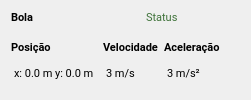
                <widget class="QFrame" name="ballInfo">
                 <property name="sizePolicy">
                  <sizepolicy hsizetype="Expanding" vsizetype="Preferred">
                   <horstretch>0</horstretch>
                   <verstretch>0</verstretch>
                  </sizepolicy>
                 </property>
                 <property name="minimumSize">
                  <size>
                   <width>251</width>
                   <height>0</height>
                  </size>
                 </property>
                 <property name="frameShape">
                  <enum>QFrame::Shape::NoFrame</enum>
                 </property>
                 <property name="lineWidth">
                  <number>1</number>
                 </property>
                 <layout class="QVBoxLayout" name="verticalLayout_9">
                  <property name="topMargin">
                   <number>3</number>
                  </property>
                  <item>
                   <widget class="QFrame" name="ballInfoHeader">
                    <property name="sizePolicy">
                     <sizepolicy hsizetype="Expanding" vsizetype="Fixed">
                      <horstretch>0</horstretch>
                      <verstretch>0</verstretch>
                     </sizepolicy>
                    </property>
                    <property name="frameShape">
                     <enum>QFrame::Shape::NoFrame</enum>
                    </property>
                    <layout class="QHBoxLayout" name="horizontalLayout_10">
                     <property name="spacing">
                      <number>0</number>
                     </property>
                     <property name="leftMargin">
                      <number>0</number>
                     </property>
                     <property name="topMargin">
                      <number>0</number>
                     </property>
                     <property name="rightMargin">
                      <number>0</number>
                     </property>
                     <property name="bottomMargin">
                      <number>0</number>
                     </property>
                     <item>
                      <widget class="QLabel" name="ballInfoTitle">
                       <property name="font">
                        <font>
                         <family>Roboto</family>
                         <pointsize>8</pointsize>
                         <bold>true</bold>
                        </font>
                       </property>
                       <property name="text">
                        <string>Bola</string>
                       </property>
                      </widget>
                     </item>
                     <item>
                      <spacer name="ballInfoSpacer">
                       <property name="orientation">
                        <enum>Qt::Orientation::Vertical</enum>
                       </property>
                       <property name="sizeHint" stdset="0">
                        <size>
                         <width>40</width>
                         <height>20</height>
                        </size>
                       </property>
                      </spacer>
                     </item>
                     <item>
                      <widget class="QLabel" name="ballInfoStatus">
                       <property name="font">
                        <font>
                         <family>Roboto</family>
                         <pointsize>8</pointsize>
                         <bold>false</bold>
                        </font>
                       </property>
                       <property name="text">
                        <string>&lt;html&gt;&lt;head/&gt;&lt;body&gt;&lt;p&gt;&lt;span style=&quot; color:#3e7239;&quot;&gt;Status&lt;/span&gt;&lt;/p&gt;&lt;/body&gt;&lt;/html&gt;</string>
                       </property>
                      </widget>
                     </item>
                    </layout>
                   </widget>
                  </item>
                  <item>
                   <widget class="QFrame" name="ballInfoBox">
                    <property name="sizePolicy">
                     <sizepolicy hsizetype="Fixed" vsizetype="Fixed">
                      <horstretch>0</horstretch>
                      <verstretch>0</verstretch>
                     </sizepolicy>
                    </property>
                    <property name="frameShape">
                     <enum>QFrame::Shape::NoFrame</enum>
                    </property>
                    <layout class="QHBoxLayout" name="horizontalLayout_11">
                     <property name="leftMargin">
                      <number>0</number>
                     </property>
                     <property name="topMargin">
                      <number>0</number>
                     </property>
                     <property name="rightMargin">
                      <number>0</number>
                     </property>
                     <property name="bottomMargin">
                      <number>0</number>
                     </property>
                     <item>
                      <layout class="QVBoxLayout" name="ballPos">
                       <item>
                        <widget class="QFrame" name="ballPosHeader">
                         <property name="sizePolicy">
                          <sizepolicy hsizetype="Expanding" vsizetype="Fixed">
                           <horstretch>0</horstretch>
                           <verstretch>0</verstretch>
                          </sizepolicy>
                         </property>
                         <property name="frameShape">
                          <enum>QFrame::Shape::NoFrame</enum>
                         </property>
                         <layout class="QHBoxLayout" name="horizontalLayout_18">
                          <property name="spacing">
                           <number>0</number>
                          </property>
                          <property name="leftMargin">
                           <number>0</number>
                          </property>
                          <property name="topMargin">
                           <number>0</number>
                          </property>
                          <property name="rightMargin">
                           <number>0</number>
                          </property>
                          <property name="bottomMargin">
                           <number>0</number>
                          </property>
                          <item>
                           <widget class="QLabel" name="ballPosLabel">
                            <property name="font">
                             <font>
                              <family>Roboto</family>
                              <pointsize>8</pointsize>
                              <bold>true</bold>
                             </font>
                            </property>
                            <property name="text">
                             <string>Posição</string>
                            </property>
                           </widget>
                          </item>
                          <item>
                           <spacer name="ballPosSpacer">
                            <property name="orientation">
                             <enum>Qt::Orientation::Vertical</enum>
                            </property>
                            <property name="sizeHint" stdset="0">
                             <size>
                              <width>40</width>
                              <height>20</height>
                             </size>
                            </property>
                           </spacer>
                          </item>
                         </layout>
                        </widget>
                       </item>
                       <item>
                        <widget class="QFrame" name="ballPosBox">
                         <property name="sizePolicy">
                          <sizepolicy hsizetype="Fixed" vsizetype="Fixed">
                           <horstretch>0</horstretch>
                           <verstretch>0</verstretch>
                          </sizepolicy>
                         </property>
                         <property name="minimumSize">
                          <size>
                           <width>86</width>
                           <height>0</height>
                          </size>
                         </property>
                         <property name="styleSheet">
                          <string notr="true"/>
                         </property>
                         <property name="frameShape">
                          <enum>QFrame::Shape::NoFrame</enum>
                         </property>
                         <layout class="QVBoxLayout" name="verticalLayout_3">
                          <property name="spacing">
                           <number>0</number>
                          </property>
                          <property name="leftMargin">
                           <number>3</number>
                          </property>
                          <property name="topMargin">
                           <number>3</number>
                          </property>
                          <property name="rightMargin">
                           <number>3</number>
                          </property>
                          <property name="bottomMargin">
                           <number>3</number>
                          </property>
                          <item>
                           <widget class="QLabel" name="ballPosValue">
                            <property name="font">
                             <font>
                              <family>Roboto</family>
                              <pointsize>8</pointsize>
                              <bold>false</bold>
                             </font>
                            </property>
                            <property name="text">
                             <string>x: 0.0 m y: 0.0 m</string>
                            </property>
                           </widget>
                          </item>
                         </layout>
                        </widget>
                       </item>
                      </layout>
                     </item>
                     <item>
                      <layout class="QVBoxLayout" name="ballSpeed">
                       <item>
                        <widget class="QLabel" name="ballSpeedLabel">
                         <property name="font">
                          <font>
                           <family>Roboto</family>
                           <pointsize>8</pointsize>
                           <bold>true</bold>
                          </font>
                         </property>
                         <property name="text">
                          <string>Velocidade</string>
                         </property>
                        </widget>
                       </item>
                       <item>
                        <widget class="QFrame" name="ballSpeedBox">
                         <property name="sizePolicy">
                          <sizepolicy hsizetype="Expanding" vsizetype="Fixed">
                           <horstretch>0</horstretch>
                           <verstretch>0</verstretch>
                          </sizepolicy>
                         </property>
                         <property name="minimumSize">
                          <size>
                           <width>0</width>
                           <height>0</height>
                          </size>
                         </property>
                         <property name="frameShape">
                          <enum>QFrame::Shape::NoFrame</enum>
                         </property>
                         <layout class="QVBoxLayout" name="verticalLayout_4">
                          <property name="spacing">
                           <number>0</number>
                          </property>
                          <property name="leftMargin">
                           <number>3</number>
                          </property>
                          <property name="topMargin">
                           <number>3</number>
                          </property>
                          <property name="rightMargin">
                           <number>3</number>
                          </property>
                          <property name="bottomMargin">
                           <number>3</number>
                          </property>
                          <item>
                           <widget class="QLabel" name="ballSpeedValue">
                            <property name="font">
                             <font>
                              <family>Roboto</family>
                              <pointsize>8</pointsize>
                             </font>
                            </property>
                            <property name="text">
                             <string>3 m/s</string>
                            </property>
                           </widget>
                          </item>
                         </layout>
                        </widget>
                       </item>
                      </layout>
                     </item>
                     <item>
                      <layout class="QVBoxLayout" name="ballAcc">
                       <item>
                        <widget class="QLabel" name="ballAccLabel">
                         <property name="font">
                          <font>
                           <family>Roboto</family>
                           <pointsize>8</pointsize>
                           <bold>true</bold>
                          </font>
                         </property>
                         <property name="text">
                          <string>Aceleração</string>
                         </property>
                        </widget>
                       </item>
                       <item>
                        <widget class="QFrame" name="ballAccBox">
                         <property name="sizePolicy">
                          <sizepolicy hsizetype="Expanding" vsizetype="Fixed">
                           <horstretch>0</horstretch>
                           <verstretch>0</verstretch>
                          </sizepolicy>
                         </property>
                         <property name="frameShape">
                          <enum>QFrame::Shape::NoFrame</enum>
                         </property>
                         <layout class="QVBoxLayout" name="verticalLayout_8">
                          <property name="spacing">
                           <number>0</number>
                          </property>
                          <property name="leftMargin">
                           <number>3</number>
                          </property>
                          <property name="topMargin">
                           <number>3</number>
                          </property>
                          <property name="rightMargin">
                           <number>3</number>
                          </property>
                          <property name="bottomMargin">
                           <number>3</number>
                          </property>
                          <item>
                           <widget class="QLabel" name="ballAccValue">
                            <property name="font">
                             <font>
                              <family>Roboto</family>
                              <pointsize>8</pointsize>
                             </font>
                            </property>
                            <property name="text">
                             <string>3 m/s²</string>
                            </property>
                           </widget>
                          </item>
                         </layout>
                        </widget>
                       </item>
                      </layout>
                     </item>
                    </layout>
                   </widget>
                  </item>
                 </layout>
                </widget>
